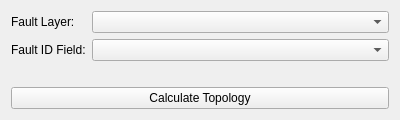
<?xml version="1.0" encoding="UTF-8"?>
<ui version="4.0">
 <class>FaultTopologyWidget</class>
 <widget class="QWidget" name="FaultTopologyWidget">
  <property name="geometry">
   <rect>
    <x>0</x>
    <y>0</y>
    <width>400</width>
    <height>120</height>
   </rect>
  </property>
  <property name="windowTitle">
   <string>Fault Topology Calculator</string>
  </property>
  <layout class="QVBoxLayout" name="verticalLayout">
   <item>
    <layout class="QFormLayout" name="formLayout">
     <item row="0" column="0">
      <widget class="QLabel" name="faultLayerLabel">
       <property name="text">
        <string>Fault Layer:</string>
       </property>
      </widget>
     </item>
    <item row="0" column="1">
     <widget class="QgsMapLayerComboBox" name="faultLayerComboBox"/>
    </item>
    <item row="1" column="0">
     <widget class="QLabel" name="faultIdFieldLabel">
      <property name="text">
       <string>Fault ID Field:</string>
      </property>
     </widget>
    </item>
    <item row="1" column="1">
     <widget class="QgsFieldComboBox" name="faultIdFieldComboBox"/>
    </item>
    </layout>
   </item>
   <item>
    <widget class="QPushButton" name="runButton">
     <property name="text">
      <string>Calculate Topology</string>
     </property>
    </widget>
   </item>
  </layout>
 </widget>
 <customwidgets>
  <customwidget>
   <class>QgsMapLayerComboBox</class>
   <extends>QComboBox</extends>
   <header>qgsmaplayercombobox.h</header>
  </customwidget>
   <customwidget>
   <class>QgsFieldComboBox</class>
   <extends>QComboBox</extends>
   <header>qgsfieldcombobox.h</header>
  </customwidget>
 </customwidgets>
 <resources/>
 <connections/>
</ui>
